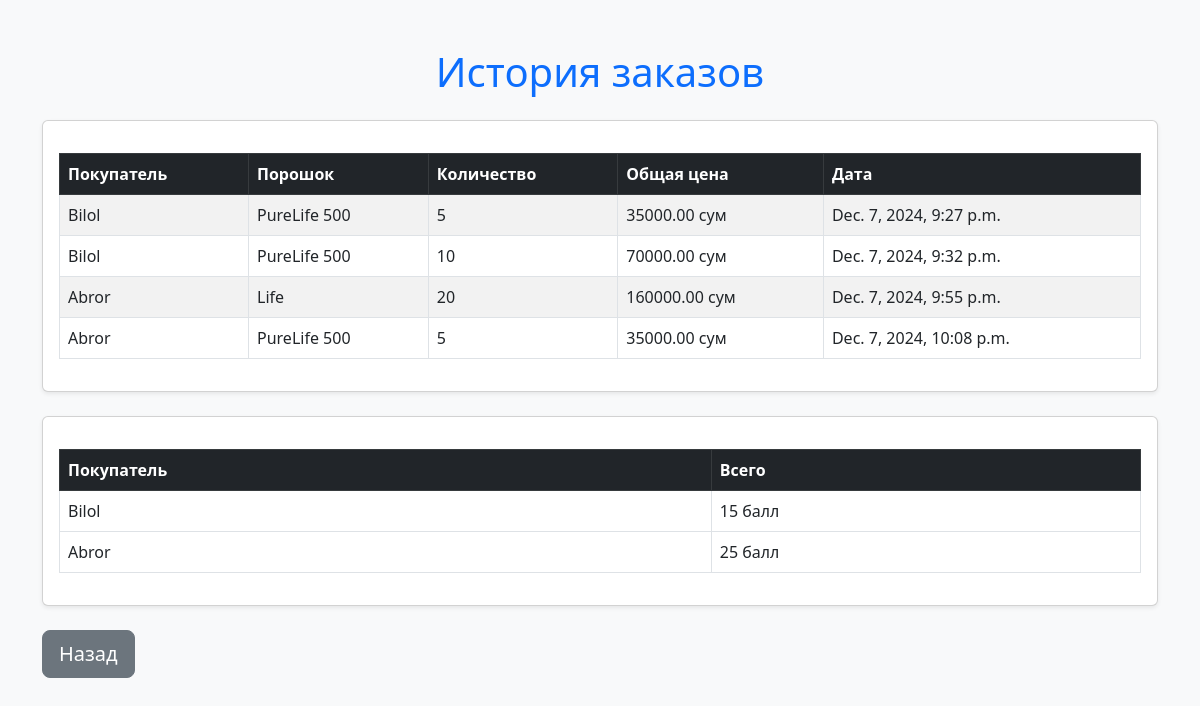
Page /purchases/ on the committed database.
### store/models.py (models this page shows, shortened)
class Purchase(models.Model):
    customer = models.ForeignKey(Customer, on_delete=models.CASCADE)
    powder = models.ForeignKey(Powder, on_delete=models.CASCADE)
    quantity = models.PositiveIntegerField()
    total_price = models.DecimalField(max_digits=10, decimal_places=2)
    date = models.DateTimeField(auto_now_add=True)

class Customer(models.Model):
    name = models.CharField(max_length=200)
    number = models.IntegerField(unique=True)
    region = models.ForeignKey(Region, on_delete=models.CASCADE, related_name='customers')

class Powder(models.Model):
    name = models.CharField(max_length=200, unique=True)
    description = models.TextField()
    price = models.IntegerField()
    image = models.ImageField(upload_to='powders/')

### store/views.py (the view)
# urls.py: path('purchases/', views.purchase_list, name='purchase_list'),
def purchase_list(request):
    purchases = Purchase.objects.select_related('customer', 'powder').all()
    customer_total_powder = {}
    for purchase in purchases:
        customer_name = purchase.customer.name
        if customer_name not in customer_total_powder:
            customer_total_powder[customer_name] = 0
        customer_total_powder[customer_name] += purchase.quantity
    return render(request, 'store/purchase_list.html', {
        'purchases': purchases,
        'customer_total_powder': customer_total_powder
    })

### store/templates/store/purchase_list.html (shortened to what this page needs)
{% load custom_filters %}
<!DOCTYPE html>
<html lang="en">
<head>
    <link rel="stylesheet" href="https://cdn.jsdelivr.net/npm/bootstrap@5.3.0/dist/css/bootstrap.min.css">
</head>
<body class="bg-light">
    <div class="container mt-5">
        <h1 class="text-center text-primary mb-4">История заказов</h1>
        <div class="card shadow-sm mb-4">
            <div class="card-body">
                <table class="table table-striped table-hover table-bordered">
                    <thead class="table-dark">
                        <tr>
                            <th>Покупатель</th>
                            <th>Порошок</th>
                            <th>Количество</th>
                            <th>Общая цена</th>
                            <th>Дата</th>
                        </tr>
                    </thead>
                    <tbody>
                        {% for purchase in purchases %}
                            <tr>
                                <td>{{ purchase.customer.name }}</td>
                                <td>{{ purchase.powder.name }}</td>
                                <td>{{ purchase.quantity }}</td>
                                <td>{{ purchase.total_price }} сум</td>
                                <td>{{ purchase.date }}</td>
                            </tr>
                        {% endfor %}
                    </tbody>
                </table>
            </div>
        </div>
        <div class="card shadow-sm mb-4">
            <div class="card-body">
                <table class="table table-bordered table-hover">
                    <thead class="table-dark">
                        <tr>
                            <th>Покупатель</th>
                            <th>Всего</th>
                        </tr>
                    </thead>
                    <tbody>
                        {% for customer, total_powder in customer_total_powder.items %}
                            <tr>
                                <td>{{ customer }}</td>
                                <td>{{ total_powder }} балл</td>
                            </tr>
                        {% endfor %}
                    </tbody>
                </table>
            </div>
        </div>
        <div class="d-flex justify-content-start mt-3">
            <a href="{% url 'store:main_page' %}" class="btn btn-secondary btn-lg">
                 Назад
            </a>
        </div>
    </div>
</body>
</html>

### rows in the picture
Purchase: customer.name "Bilol", powder.name "PureLife 500", quantity "5", total_price "35000.00", date "Dec. 7, 2024, 9:27 p.m."
Purchase: customer.name "Bilol", powder.name "PureLife 500", quantity "10", total_price "70000.00", date "Dec. 7, 2024, 9:32 p.m."
Purchase: customer.name "Abror", powder.name "Life", quantity "20", total_price "160000.00", date "Dec. 7, 2024, 9:55 p.m."
Purchase: customer.name "Abror", powder.name "PureLife 500", quantity "5", total_price "35000.00", date "Dec. 7, 2024, 10:08 p.m."
Customer: customer_total_powder "Bilol"
Customer: customer_total_powder "Abror"

### other values in the picture
{{ total_powder }} "15" "25"
